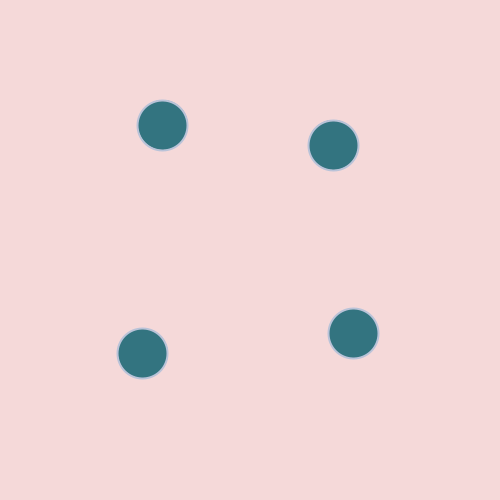
Frame 1 (no input)
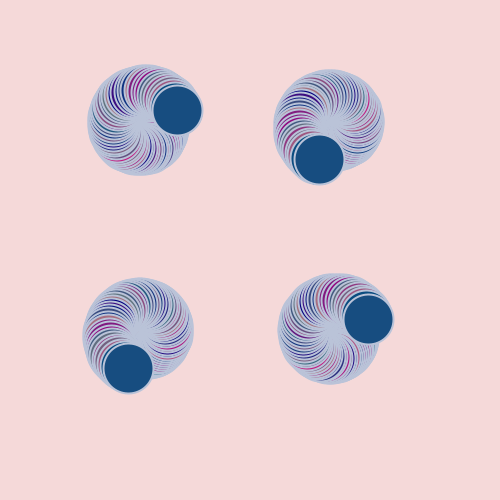
Frame 60 (the mouse pressed at the canvas centre just before this capture)
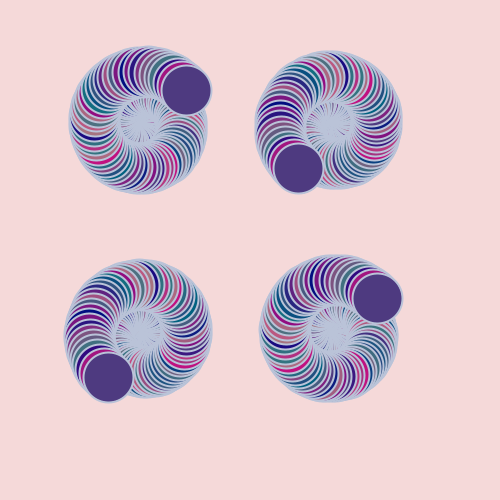
Frame 120 (the mouse held since frame 60 and released just before this capture)

The Processing sketch that drew these frames (run headless with seeded random() and noise(); from frame 60 on, the mouse is pressed at the canvas centre):

// Processing sketch: processing_31476
// ── processing_31476.pde

float r= 20;
float a =0;
 void setup(){
   size (500,500);
   background (245,217,217);
   smooth ();
   stroke (186,195,216);
   strokeWeight (2);
  
 }
 
 void draw (){
   float x = r * cos (a);
   float y = r * sin (a);
   float vuw = random (50);
   fill(random(200),random(122),128);
    
  
     ellipse (width/3.5 + y , height/1.5 + x ,50,50);
       ellipse (width/1.5 + y , height/4 + x ,50,50);
         ellipse (width/1.5 + x , height/1.5 + y ,50,50);
          ellipse (width/3.5 + x , height/4 + y ,50,50);
         
   a += 0.1;
   r +=0.3;
   if (x>500);
   x = 0;
   if (y>500);
   y = 0;
   
 }              
                
